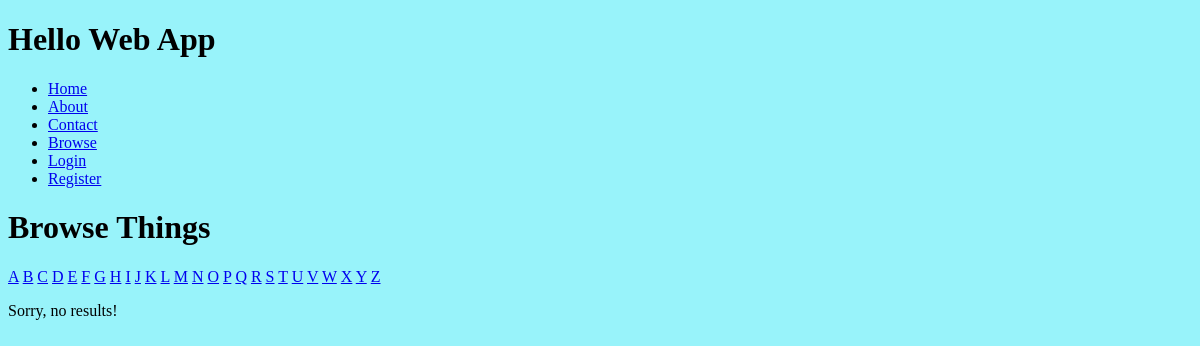
Page /browse/name/ on the earlier database version.
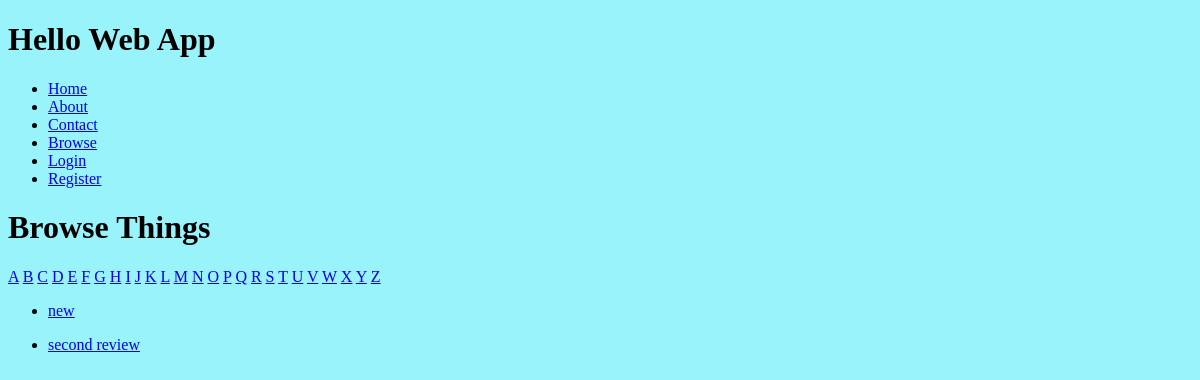
Same page on the later database version.
### collection/models.py (models this page shows)
class Review(models.Model):
    name = models.CharField(max_length=225)
    description = models.TextField()
    slug = models.SlugField(unique=True)
    user = models.OneToOneField(User, blank=True, null=True)

### collection/views.py (the view)
# urls.py: url(r'^browse/name/$', views.browse_by_name, name="browse"),
def browse_by_name(request, initial=None):
    if initial:
        reviews = Review.objects.filter(name__istartswith=initial)
        reviews = reviews.order_by('name')
    else:
        reviews = Review.objects.all().order_by('name')
    return render(request, 'search/search.html', {'reviews':reviews, 'initial':initial,})

### collection/templates/search/search.html (shortened to what this page needs)
{% extends 'layouts/base.html' %}
{% block content %}
<h1>Browse Things{% if initial %}Starting with'{{ initial|title }}'{% endif %}</h1>
{% for letter in 'abcdefghijklmnopqrstuvwxyz' %}
<a href="{% url 'browse_by_name' initial=letter %}"{% if initial == letter %}class="active"{% endif %}>{{ letter|upper }}</a>
{% endfor %}
{% for review in reviews %}
<ul>
  <li>
    <a href="{% url 'review_detail' slug=review.slug %}">{{ review.name }}</a>
  </li>
</ul>
{% empty %}
<p>Sorry, no results!</p>
{% endfor %}
{% endblock %}

Differences in the rows shown:
added Review: name "new"
added Review: name "second review"
Other differences:
text no longer shown: "Sorry, no results!"
